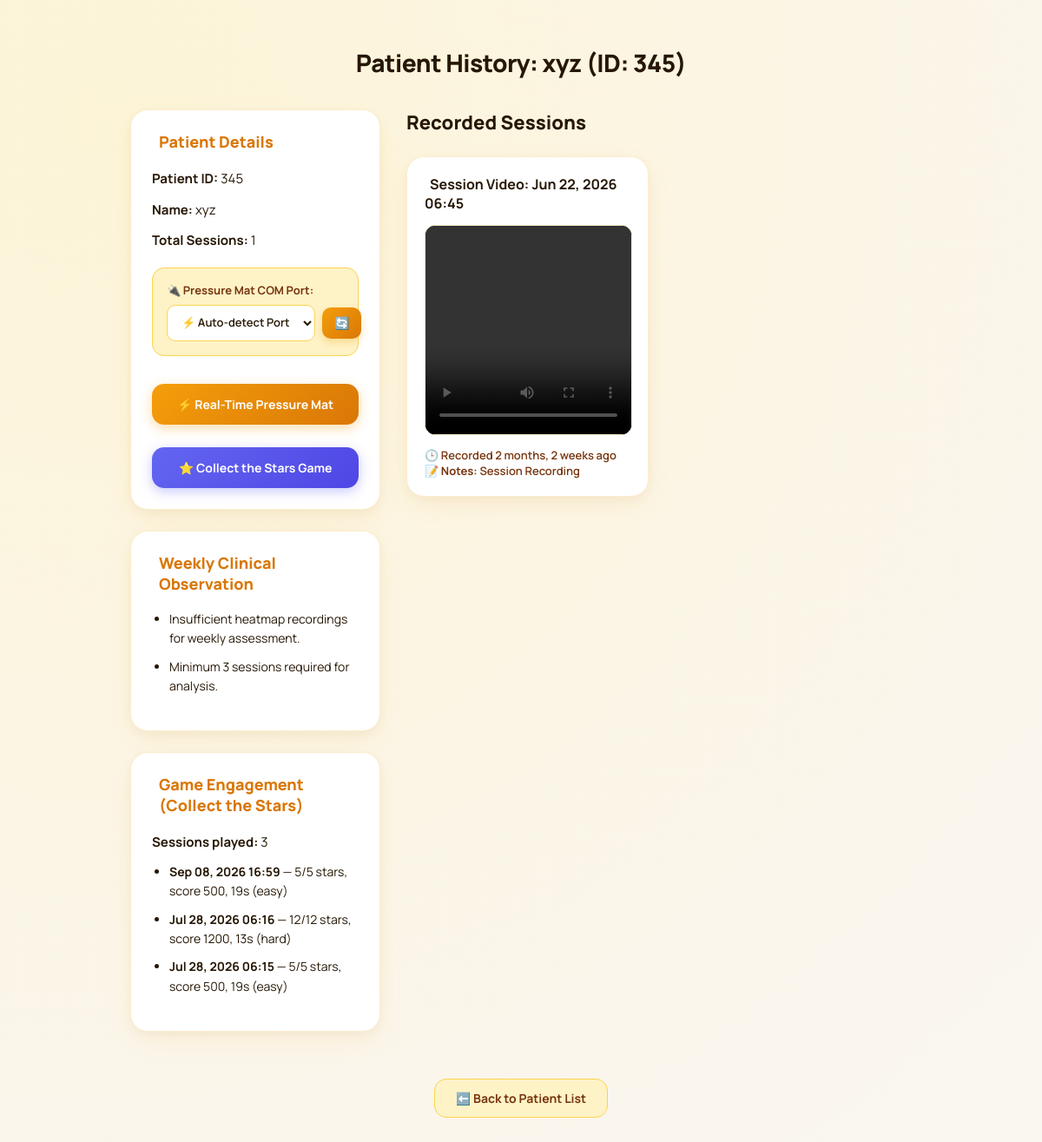
Page /patient/345/readings/ on the committed database.
### pressure_app/models.py (models this page shows, shortened)
class Patient(models.Model):
    name = models.CharField(max_length=100)
    patient_id = models.CharField(max_length=20, unique=True)
    contact_info = models.CharField(max_length=100)
    notes = models.TextField(blank=True)
    created_at = models.DateTimeField(auto_now_add=True, null=True, blank=True)

class GameSession(models.Model):
    GAME_TYPES = [
        ('collect_the_stars', 'Collect the Stars'),
    ]
    patient = models.ForeignKey(Patient, on_delete=models.CASCADE, related_name='game_sessions')
    game_type = models.CharField(max_length=50, choices=GAME_TYPES, default='collect_the_stars')
    started_at = models.DateTimeField(auto_now_add=True)
    duration_seconds = models.FloatField(default=0.0)
    difficulty = models.CharField(max_length=20, default='easy')  # easy / medium / hard
    target_count = models.PositiveIntegerField(default=5)
    stars_collected = models.PositiveIntegerField(default=0)
    score = models.PositiveIntegerField(default=0)
    path_data = models.JSONField(default=list, blank=True)
    star_events = models.JSONField(default=list, blank=True)
    session_notes = models.TextField(blank=True)

class PatientVideo(models.Model):
    patient = models.ForeignKey(Patient, on_delete=models.CASCADE, related_name='videos')
    video_file = models.FileField(upload_to='patient_videos/')
    timestamp = models.DateTimeField(auto_now_add=True)
    notes = models.TextField(blank=True)

### pressure_app/views.py (the view, shortened to what this page needs)
# urls.py: path('patient/<str:patient_id>/readings/', views.get_patient_readings, name='patient_readings'),
def get_patient_readings(request, patient_id):
    try:
        patient = Patient.objects.get(patient_id=patient_id)
        readings = patient.readings.filter(is_analysis_complete=True).order_by('-timestamp')
        videos = PatientVideo.objects.filter(patient=patient).order_by('-timestamp')
        for video in videos:
            video.observation = "Stable posture detected"
            latest_reading = patient.readings.order_by('-timestamp').first()
            if latest_reading:
                if abs(latest_reading.displacement_x) > 50:
                    video.observation = "Right/Left imbalance observed"
                elif abs(latest_reading.displacement_y) > 50:
                    video.observation = "Forward/Backward instability observed"
                elif "RIGHT" in latest_reading.movement_status:
                    video.observation = "Patient shifted weight towards right side"
                elif "LEFT" in latest_reading.movement_status:
                    video.observation = "Patient shifted weight towards left side"
                else:
                    video.observation = "Balanced pressure distribution detected"
        videos = patient.videos.all().order_by('-timestamp')
        video_count = videos.count()
        data = {
            'patient': {
                'name': patient.name,
                'patient_id': patient.patient_id
            },
            'readings': [
                {
                    'id': reading.id,
                    'timestamp': reading.timestamp.isoformat(),
                    'displacement_x': reading.displacement_x,
                    'displacement_y': reading.displacement_y,
                    'movement_status': reading.movement_status,
                    'type': 'reading'
                }
                for reading in readings
            ],
            'videos': [
                {
                    'id': video.id,
                    'timestamp': video.timestamp.isoformat(),
                    'video_url': request.build_absolute_uri(video.video_file.url),
                    'type': 'video'
                }
                for video in videos
            ]
        }
        from datetime import timedelta
        from django.utils import timezone
        one_week_ago = timezone.now() - timedelta(days=7)
        weekly_readings = readings.filter(
            timestamp__gte=one_week_ago
        )
        total_sessions = weekly_readings.count()
        stable_sessions = 0
        imbalance_sessions = 0
        left_bias = 0
        right_bias = 0
        cop_stable = 0
        cop_unstable = 0
        if videos.count() < 3:
            observation = """
            <ul class='observation-list'>
                <li>Insufficient heatmap recordings for weekly assessment.</li>
                <li>Minimum 3 sessions required for analysis.</li>
            </ul>
            """
        weekly_stable = stable_sessions
        weekly_imbalanced = imbalance_sessions
        game_sessions = patient.game_sessions.order_by('-started_at')
        return render(request, 'pressure_app/patient_history.html', {
            'patient': patient,
            'readings': readings,
            'videos': videos,
            'observation': observation,
            'stable_sessions': weekly_stable,
            'imbalanced_sessions': weekly_imbalanced,
            'game_sessions': game_sessions,
        })
    except Patient.DoesNotExist:
        return JsonResponse({'error': 'Patient not found'}, status=404)

### pressure_app/templates/pressure_app/patient_history.html (shortened to what this page needs)
    {% load static %}
{% load static %}
{% block content %}
<div class="container">
    <h2 class="patient-title">Patient History: {{ patient.name }} (ID: {{ patient.patient_id }})</h2>
    <div class="dashboard-layout">
        <div class="left-panel">
            <div class="info-card">
                <h3> Patient Details</h3>
                <p><strong>Patient ID:</strong> {{ patient.patient_id }}</p>
                <p><strong>Name:</strong> {{ patient.name }}</p>
                <p><strong>Total Sessions:</strong> {{ videos.count }}</p>
                <div class="port-selection-box">
                    <label for="mat-port-select">
                        🔌 Pressure Mat COM Port:
                    </label>
                    <div style="display: flex; gap: 8px; align-items: center;">
                        <select id="mat-port-select">
                            <option value="auto">⚡ Auto-detect Port</option>
                        </select>
                        <button id="refresh-ports-btn" type="button" title="Refresh COM Ports">
                            🔄
                        </button>
                    </div>
                </div>
                <div style="display: flex; flex-direction: column; gap: 10px; margin-top: 14px;">
                    <a id="use-mat-btn" href="{% url 'mat_page' patient.patient_id %}" class="btn-play-cockpit" style="background: linear-gradient(135deg, #f59e0b, #d97706); color: white; text-align: center; text-decoration: none; font-weight: 700; font-size: 14px; padding: 14px; border-radius: 14px; display: flex; align-items: center; justify-content: center; gap: 8px; box-shadow: 0 4px 14px rgba(245, 158, 11, 0.35); transition: transform 0.2s ease;">
                        ⚡ Real-Time Pressure Mat
                    </a>
                    <a id="use-game-btn" href="{% url 'game_page' patient.patient_id %}" class="btn-play-cockpit" style="background: linear-gradient(135deg, #6366f1, #4f46e5); color: white; text-align: center; text-decoration: none; font-weight: 700; font-size: 14px; padding: 14px; border-radius: 14px; display: flex; align-items: center; justify-content: center; gap: 8px; box-shadow: 0 4px 14px rgba(99, 102, 241, 0.35); transition: transform 0.2s ease;">
                        ⭐ Collect the Stars Game
                    </a>
                </div>
            </div>
            <div class="weekly-card">
                <h3> Weekly Clinical Observation</h3>
                <div>
                    {{ observation|safe }}
                </div>
            </div>
            <div class="weekly-card">
                <h3> Game Engagement (Collect the Stars)</h3>
                {% if game_sessions %}
                <p><strong>Sessions played:</strong> {{ game_sessions.count }}</p>
                <ul class="observation-list">
                    {% for gs in game_sessions|slice:":5" %}
                    <li>
                        <strong>{{ gs.started_at|date:"M d, Y H:i" }}</strong> —
                        {{ gs.stars_collected }}/{{ gs.target_count }} stars,
                        score {{ gs.score }}, {{ gs.duration_seconds|floatformat:0 }}s
                        ({{ gs.difficulty }})
                    </li>
                    {% endfor %}
                </ul>
                {% else %}
                <p>No game sessions recorded yet — encourage {{ patient.name }} to try "Collect the Stars" for a fun way to keep up with regular mat checkups.</p>
                {% endif %}
            </div>
        </div>
        <div class="right-panel">
            <h3 class="history-title">Recorded Sessions</h3>
            <div class="session-list">
                {% for video in videos %}
                <div class="session-card">
                    <h4> Session Video: {{ video.timestamp|date:"M d, Y H:i" }}</h4>
                    <video controls src="{{ video.video_file.url }}" style="width: 100%; height: 240px; object-fit: contain; background: #0f172a; border-radius: 12px; border: 1px solid #FEF3C7;">
                        <source src="{{ video.video_file.url }}">
                    </video>
                    <div class="session-meta">
                        🕒 Recorded {{ video.timestamp|timesince }} ago
                        {% if video.notes %}<br>📝 <strong>Notes:</strong> {{ video.notes }}{% endif %}
                    </div>
                </div>
                {% empty %}
                <div class="no-sessions">
                    <i class="fas fa-folder-open" style="font-size: 2rem; color: #FCD34D; margin-bottom: 12px; display: block;"></i>
                    No recorded sessions found for this patient. Click "Start Recording" on the pressure mat page to record a live heatmap video.
                </div>
                {% endfor %}
            </div>
        </div>
    </div>
    <div style="margin-top: 30px; text-align: center;">
        <a href="{% url 'home' %}" class="back-btn">
            ⬅️ Back to Patient List
        </a>
    </div>
</div>
{% endblock %}

### pressure_app/templates/pressure_app/patient_history.html (style rules this page uses)
.container { width: 75%; max-width: 1200px; margin: 0 auto; padding: 30px 0 60px; }
.patient-title { text-align: center; font-size: 28px; font-weight: 800; margin-bottom: 35px; color: #261705; letter-spacing: -0.5px; }
.dashboard-layout { display: flex; gap: 30px; align-items: flex-start; }
.left-panel { width: 32%; position: sticky; top: 20px; }
.right-panel { width: 68%; }
.info-card, .weekly-card { background: #ffffff; border-radius: 20px; padding: 24px; margin-bottom: 24px; box-shadow: 0 10px 30px -5px rgba(245, 158, 11, 0.12), 0 4px 12px rgba(0, 0, 0, 0.03); border: 1px solid rgba(245, 158, 11, 0.2); }
.info-card h3, .weekly-card h3 { color: #D97706; margin-top: 0; margin-bottom: 18px; font-weight: 800; font-size: 18px; display: flex; align-items: center; }
.info-card p, .weekly-card p { color: #261705; font-size: 15px; line-height: 1.7; margin: 10px 0; }
.port-selection-box { margin-top: 18px; margin-bottom: 16px; background: #FEF3C7; padding: 16px; border-radius: 14px; border: 1px solid #FCD34D; }
.port-selection-box label { font-weight: 700; font-size: 13px; color: #78350F; display: block; margin-bottom: 8px; }
#mat-port-select { flex: 1; padding: 10px 12px; border-radius: 10px; border: 1px solid #FCD34D; font-size: 13px; font-family: 'Manrope', sans-serif; background: white; color: #261705; font-weight: 600; }
#refresh-ports-btn { padding: 10px 14px; background: linear-gradient(135deg, #F59E0B, #D97706); color: white; border: none; border-radius: 10px; cursor: pointer; font-size: 14px; font-weight: bold; box-shadow: 0 4px 10px rgba(245, 158, 11, 0.3); }
.btn-play-cockpit { display: block; text-align: center; margin-top: 16px; padding: 14px 20px; background: linear-gradient(135deg, #F59E0B, #D97706); color: #ffffff; border-radius: 14px; text-decoration: none; font-weight: 800; font-size: 14px; box-shadow: 0 6px 18px rgba(245, 158, 11, 0.35); transition: all 0.25s ease; }
.history-title { margin-top: 0; margin-bottom: 24px; color: #261705; font-size: 22px; font-weight: 800; }
.right-panel .session-list { display: grid; grid-template-columns: repeat(2, 1fr); gap: 24px; }
.session-card { background: #ffffff; border-radius: 20px; padding: 20px; box-shadow: 0 10px 30px -5px rgba(245, 158, 11, 0.12), 0 4px 12px rgba(0, 0, 0, 0.03); border: 1px solid rgba(245, 158, 11, 0.2); transition: all 0.3s cubic-bezier(0.16, 1, 0.3, 1); }
.session-card h4 { margin-top: 0; margin-bottom: 14px; font-size: 16px; font-weight: 700; color: #261705; }
.session-card video { width: 100%; height: 240px; object-fit: cover; border-radius: 12px; border: 1px solid #FEF3C7; }
.session-meta { margin-top: 14px; font-size: 13px; font-weight: 600; color: #78350F; }
.back-btn { display: inline-block; padding: 12px 24px; background: #FEF3C7; color: #78350F; border: 1px solid #FCD34D; border-radius: 14px; text-decoration: none; font-weight: 700; font-size: 14px; transition: all 0.25s ease; }
.observation-list { padding-left: 20px; margin-top: 10px; }
.observation-list li { color: #261705; margin-bottom: 10px; font-size: 14px; line-height: 1.6; }

### rows in the picture
Patient: name "xyz", patient_id "345"
GameSession: started_at "Sep 08, 2026 16:59", stars_collected "5", target_count "5", score "500", duration_seconds "19", difficulty "easy"
GameSession: started_at "Jul 28, 2026 06:16", stars_collected "12", target_count "12", score "1200", duration_seconds "13", difficulty "hard"
GameSession: started_at "Jul 28, 2026 06:15", stars_collected "5", target_count "5", score "500", duration_seconds "19", difficulty "easy"
PatientVideo: timestamp "Jun 22, 2026 06:45", timestamp "2 months, 2 weeks", notes "Session Recording"

### other values in the picture
{{ videos.count }} "1"
{{ observation|safe }} "Insufficient heatmap recordings for weekly assessment. Minimum 3 sessions required for analysis."
{{ game_sessions.count }} "3"
